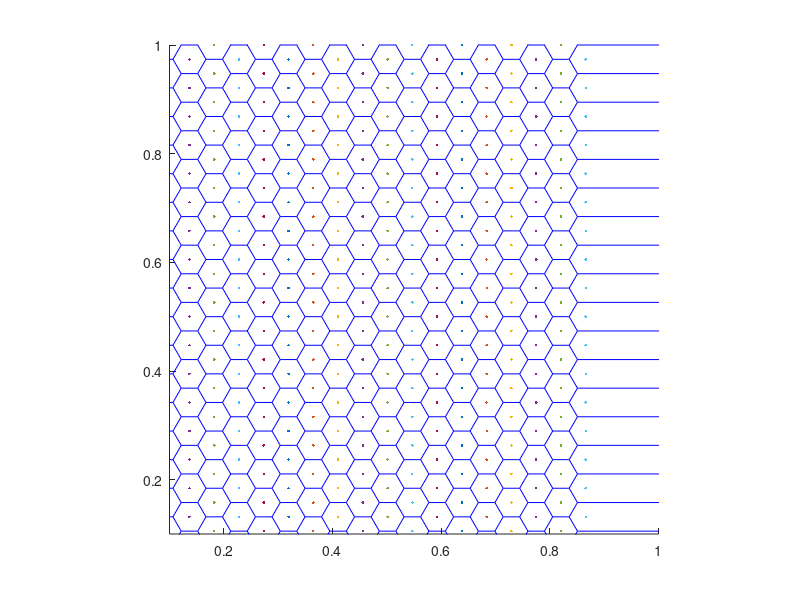

The MATLAB source for this figure: (Note: this script raises an error after producing the figure.)
% Generate hexagonal grid
N = 19;
Rad3Over2 = sqrt(3) / 2;
[X, Y] = meshgrid(0:1:N);
n = size(X,1);
X = (Rad3Over2 * X)/N;
Y = (Y + repmat([0 0.5],[n,n/2]))/N;

% Plot the hexagonal mesh, including cell borders
[XV, YV] = voronoi(X(:),Y(:)); 
hold on
plot(X,Y,'.',XV,YV,'b-')
axis equal, axis([0.1 1 0.1 1]), zoom on

radius = (1/sqrt(3))/N;

% Plot N*N circles centered in X,Y coordinates
for i=1:N
    for j=1:N
        circle(X(i,j),Y(i,j),radius)
    end
end
